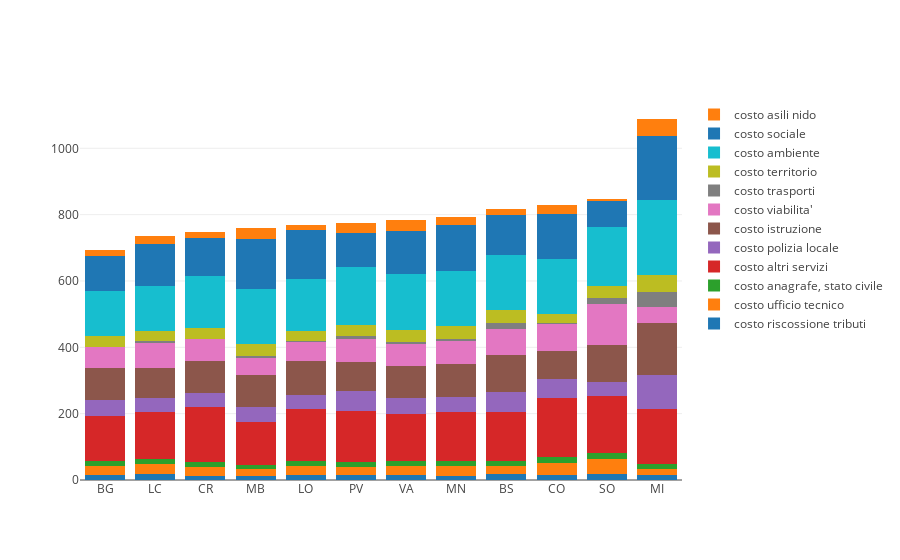

Source (notebook cell):
### Markdown cell above
Si puo' notare come la provincia di Roma sia quelle che contribuisce maggiormente come costi.


## Analisi Costi per il Lombardia

### Code cell
df_lombardia = analisi_provincia(df, 'LOMBARDIA')
data = []

for c in df_lombardia.columns[:-1]:
    trace = go.Bar(
        x = df_lombardia.index.values,
        y = df_lombardia[c],
        name = c,
    )
    data.append(trace)

layout = go.Layout(
    barmode='stack'
)

fig = go.Figure(data=data, layout=layout)
py.iplot(fig)

fig_path = 'imgs/costi_servizi_lombardia.png'
py_on.image.save_as(fig, filename=fig_path)
x = Image(fig_path)
display(x)

### Figure 1 — Plotly figure (JSON) as saved in the notebook; plotly's stock layout.template omitted (floating-point values rounded to 4 significant figures)
{"data": [{"name": "costo riscossione tributi", "type": "bar", "x": ["BG", "LC", "CR", "MB", "LO", "PV", "VA", "MN", "BS", "CO", "SO", "MI"], "y": [13.62, 17.9, 12.7, 13.57, 14.22, 14.51, 15.02, 12.79, 16.75, 15.61, 16.88, 14.79]}, {"name": "costo ufficio tecnico", "type": "bar", "x": ["BG", "LC", "CR", "MB", "LO", "PV", "VA", "MN", "BS", "CO", "SO", "MI"], "y": [27.96, 29.55, 26.28, 20.04, 27.96, 24.27, 26.56, 30.38, 25.76, 34.99, 46.13, 18.17]}, {"name": "costo anagrafe, stato civile", "type": "bar", "x": ["BG", "LC", "CR", "MB", "LO", "PV", "VA", "MN", "BS", "CO", "SO", "MI"], "y": [14.85, 16.6, 14.61, 12.23, 16.42, 16.85, 14.79, 15.01, 15.52, 18.13, 19.11, 14.57]}, {"name": "costo altri servizi", "type": "bar", "x": ["BG", "LC", "CR", "MB", "LO", "PV", "VA", "MN", "BS", "CO", "SO", "MI"], "y": [135.8, 140.8, 166.3, 128.4, 154.7, 152.9, 141.3, 147.9, 147.1, 177.8, 170.2, 165.6]}, {"name": "costo polizia locale", "type": "bar", "x": ["BG", "LC", "CR", "MB", "LO", "PV", "VA", "MN", "BS", "CO", "SO", "MI"], "y": [50.13, 41.71, 40.98, 46.76, 42.17, 60.02, 50.7, 45.68, 58.96, 58.18, 44.2, 102.8]}, {"name": "costo istruzione", "type": "bar", "x": ["BG", "LC", "CR", "MB", "LO", "PV", "VA", "MN", "BS", "CO", "SO", "MI"], "y": [96.12, 90.71, 99.03, 95.21, 102.5, 86.85, 94.18, 96.73, 112.8, 83.16, 109.6, 157.3]}, {"name": "costo viabilita'", "type": "bar", "x": ["BG", "LC", "CR", "MB", "LO", "PV", "VA", "MN", "BS", "CO", "SO", "MI"], "y": [62.04, 75.72, 65.08, 50.74, 58.7, 71.06, 67.93, 71.17, 77.44, 81.28, 124.7, 48.8]}, {"name": "costo trasporti", "type": "bar", "x": ["BG", "LC", "CR", "MB", "LO", "PV", "VA", "MN", "BS", "CO", "SO", "MI"], "y": [0.8684, 7.288, 1.161, 6.034, 2.558, 8.436, 4.992, 6.178, 19.25, 3.638, 19.21, 45.65]}, {"name": "costo territorio", "type": "bar", "x": ["BG", "LC", "CR", "MB", "LO", "PV", "VA", "MN", "BS", "CO", "SO", "MI"], "y": [31.51, 28.42, 32.94, 38.5, 29.55, 32.15, 37.58, 38.02, 38.27, 28.67, 34.74, 49.76]}, {"name": "costo ambiente", "type": "bar", "x": ["BG", "LC", "CR", "MB", "LO", "PV", "VA", "MN", "BS", "CO", "SO", "MI"], "y": [137.7, 136.3, 156.3, 163.2, 156.2, 174.5, 167.4, 166.5, 165.1, 165.8, 177.1, 225.9]}, {"name": "costo sociale", "type": "bar", "x": ["BG", "LC", "CR", "MB", "LO", "PV", "VA", "MN", "BS", "CO", "SO", "MI"], "y": [106.1, 127.0, 113.7, 150.6, 148.4, 104.0, 131.0, 139.7, 123.4, 136.1, 79.08, 193.2]}, {"name": "costo asili nido", "type": "bar", "x": ["BG", "LC", "CR", "MB", "LO", "PV", "VA", "MN", "BS", "CO", "SO", "MI"], "y": [15.52, 22.25, 19.54, 34.34, 15.71, 28.41, 31.48, 24.02, 17.88, 25.58, 7.524, 51.81]}], "layout": {"barmode": "stack"}}
